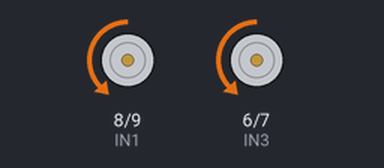
The sketch below on a simulated Arduino Uno, built with avr-gcc and run on an emulated ATmega328P. On the bench: motor-driver pin pairs drawn as motors (green arrow = first pin HIGH = forward, orange = second pin HIGH = backward, longer = more drive, scaled by the enable pin).

Above: at 0.05 s.
At 1.65 s:
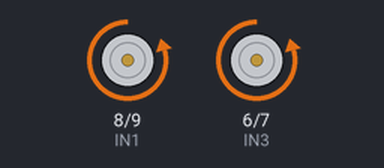
At 3.35 s:
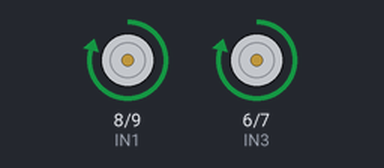
At 7.75 s:
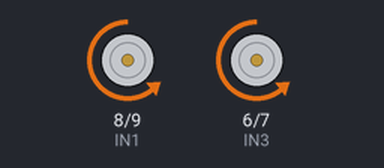
Timing chart, 0 to 8.1 s (numbered marks = the images above):
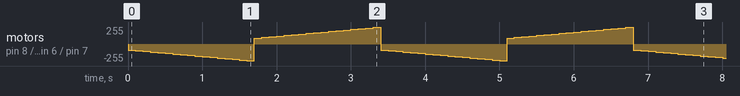

The sketch:

DC_Motor_Control.ino
```cpp
//Code to control the speed and rotation direction of a DC motor using a L298N motor driver

//Define Pin Numbers
const int ENA = 5;
const int ENB = 3;
const int IN1 = 8;
const int IN2 = 9;
const int IN3 = 6;
const int IN4 = 7;

int mySpeed = 90; // Starting (minimum) speed is 90 for reasons you should already understand
int myDirection = 1; // A variable to store the direction of rotation of the motor

void setup() {
  // put your setup code here, to run once:
  pinMode (ENA, OUTPUT);
  pinMode (ENB, OUTPUT);
  pinMode (IN1, OUTPUT);
  pinMode (IN2, OUTPUT);
  pinMode (IN3, OUTPUT);
  pinMode (IN4, OUTPUT);
  Serial.begin(9600);

}


void loop() {
  // put your main code here, to run repeatedly:

  if (mySpeed > 255) // When the motor speed reaches the maximum allowable value...
  {
    mySpeed = 90; // reduce it to the minimum and...
    myDirection = myDirection * -1; // reverse the direction
  }

  analogWrite(ENA, mySpeed); // enable the motor to run with the current speed
  analogWrite(ENB, mySpeed);
  if (myDirection > 0) // if the direction is positive (+1), let the motor turn in the positive direction by setting...
  {
    digitalWrite(IN1, LOW); // IN1 high and...
    digitalWrite(IN2, HIGH); // IN2 low
    digitalWrite(IN3, LOW); // IN1 high and...
    digitalWrite(IN4, HIGH); // IN
  }

  else // else if the direction is negative (-1), let the motor turn in the other direction by setting...
  {
    digitalWrite(IN1, HIGH); // IN1 low and...
    digitalWrite(IN2, LOW); // IN2 high
    digitalWrite(IN3, HIGH); // IN1 low and...
    digitalWrite(IN4, LOW); // I
  }

  mySpeed = mySpeed + 10; // Increase the speed by 5
  delay(100); // Wait for 100 milliseconds (0.1seconds)

}
```
